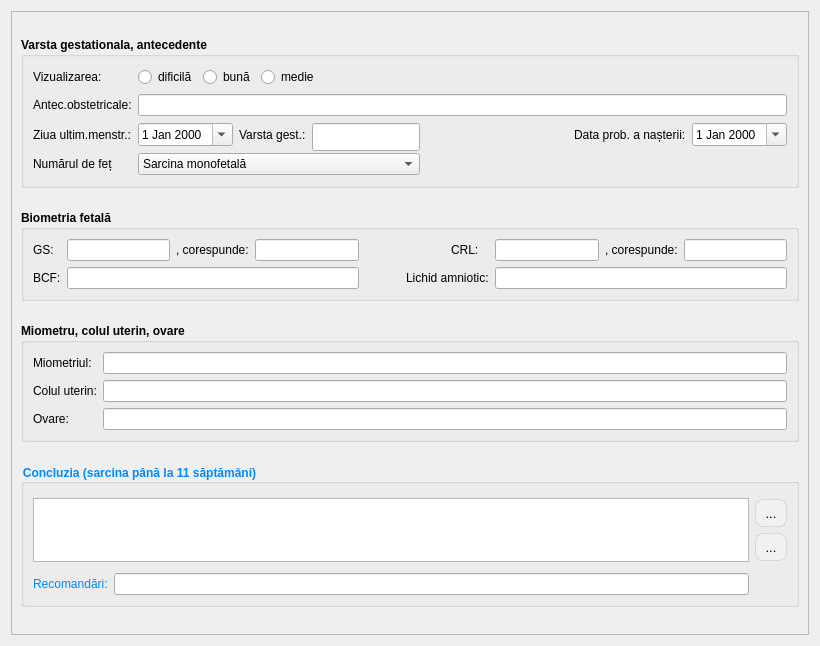
<?xml version="1.0" encoding="UTF-8"?>
<ui version="4.0">
 <class>ReportPageGestation0</class>
 <widget class="QWidget" name="ReportPageGestation0">
  <property name="geometry">
   <rect>
    <x>0</x>
    <y>0</y>
    <width>820</width>
    <height>646</height>
   </rect>
  </property>
  <property name="windowTitle">
   <string>Form</string>
  </property>
  <layout class="QGridLayout" name="gridLayout_33">
   <item row="0" column="0">
    <widget class="QScrollArea" name="scrollArea_gestation0">
     <property name="widgetResizable">
      <bool>true</bool>
     </property>
     <widget class="QWidget" name="scrollAreaWidgetContents_gestation0">
      <property name="geometry">
       <rect>
        <x>0</x>
        <y>0</y>
        <width>800</width>
        <height>626</height>
       </rect>
      </property>
      <layout class="QGridLayout" name="gridLayout_40">
       <item row="2" column="0">
        <widget class="QGroupBox" name="groupBox_23">
         <property name="sizePolicy">
          <sizepolicy hsizetype="Preferred" vsizetype="Fixed">
           <horstretch>0</horstretch>
           <verstretch>0</verstretch>
          </sizepolicy>
         </property>
         <property name="font">
          <font>
           <family>Segoe UI</family>
           <bold>true</bold>
          </font>
         </property>
         <property name="title">
          <string>Miometru, colul uterin, ovare</string>
         </property>
         <layout class="QGridLayout" name="gridLayout_38">
          <item row="2" column="0">
           <widget class="QLabel" name="label_96">
            <property name="font">
             <font>
              <family>Segoe UI</family>
              <bold>false</bold>
             </font>
            </property>
            <property name="text">
             <string>Ovare:</string>
            </property>
           </widget>
          </item>
          <item row="0" column="0">
           <widget class="QLabel" name="label_94">
            <property name="font">
             <font>
              <family>Segoe UI</family>
              <bold>false</bold>
             </font>
            </property>
            <property name="text">
             <string>Miometriul:</string>
            </property>
           </widget>
          </item>
          <item row="1" column="0">
           <widget class="QLabel" name="label_95">
            <property name="font">
             <font>
              <family>Segoe UI</family>
              <bold>false</bold>
             </font>
            </property>
            <property name="text">
             <string>Colul uterin:</string>
            </property>
           </widget>
          </item>
          <item row="1" column="2">
           <widget class="QLineEdit" name="gestation0_cervix">
            <property name="font">
             <font>
              <family>Segoe UI</family>
              <bold>false</bold>
             </font>
            </property>
           </widget>
          </item>
          <item row="0" column="2">
           <widget class="QLineEdit" name="gestation0_miometer">
            <property name="font">
             <font>
              <family>Segoe UI</family>
              <bold>false</bold>
             </font>
            </property>
           </widget>
          </item>
          <item row="2" column="2">
           <widget class="QLineEdit" name="gestation0_ovary">
            <property name="font">
             <font>
              <family>Segoe UI</family>
              <bold>false</bold>
             </font>
            </property>
           </widget>
          </item>
         </layout>
        </widget>
       </item>
       <item row="1" column="0">
        <widget class="QGroupBox" name="groupBox_22">
         <property name="sizePolicy">
          <sizepolicy hsizetype="Expanding" vsizetype="Fixed">
           <horstretch>0</horstretch>
           <verstretch>0</verstretch>
          </sizepolicy>
         </property>
         <property name="font">
          <font>
           <family>Segoe UI</family>
           <bold>true</bold>
          </font>
         </property>
         <property name="title">
          <string>Biometria fetală</string>
         </property>
         <layout class="QGridLayout" name="gridLayout_39">
          <item row="0" column="0">
           <widget class="QLabel" name="label_90">
            <property name="font">
             <font>
              <family>Segoe UI</family>
              <bold>false</bold>
             </font>
            </property>
            <property name="text">
             <string>GS:</string>
            </property>
           </widget>
          </item>
          <item row="0" column="10">
           <widget class="QLineEdit" name="gestation0_CRL_age">
            <property name="font">
             <font>
              <family>Segoe UI</family>
              <bold>false</bold>
             </font>
            </property>
           </widget>
          </item>
          <item row="0" column="2">
           <widget class="QLineEdit" name="gestation0_GS_dimens">
            <property name="font">
             <font>
              <family>Segoe UI</family>
              <bold>false</bold>
             </font>
            </property>
           </widget>
          </item>
          <item row="0" column="3">
           <widget class="QLabel" name="label_91">
            <property name="font">
             <font>
              <family>Segoe UI</family>
              <bold>false</bold>
             </font>
            </property>
            <property name="text">
             <string>, corespunde:</string>
            </property>
           </widget>
          </item>
          <item row="0" column="8">
           <widget class="QLineEdit" name="gestation0_CRL_dimens">
            <property name="font">
             <font>
              <family>Segoe UI</family>
              <bold>false</bold>
             </font>
            </property>
           </widget>
          </item>
          <item row="0" column="7">
           <widget class="QLabel" name="label_92">
            <property name="font">
             <font>
              <family>Segoe UI</family>
              <bold>false</bold>
             </font>
            </property>
            <property name="text">
             <string>CRL:</string>
            </property>
           </widget>
          </item>
          <item row="1" column="6" colspan="2">
           <widget class="QLabel" name="label_89">
            <property name="font">
             <font>
              <family>Segoe UI</family>
              <bold>false</bold>
             </font>
            </property>
            <property name="text">
             <string>Lichid amniotic:</string>
            </property>
           </widget>
          </item>
          <item row="1" column="8" colspan="3">
           <widget class="QLineEdit" name="gestation0_liquid_amniotic">
            <property name="font">
             <font>
              <family>Segoe UI</family>
              <bold>false</bold>
             </font>
            </property>
           </widget>
          </item>
          <item row="0" column="4">
           <widget class="QLineEdit" name="gestation0_GS_age">
            <property name="font">
             <font>
              <family>Segoe UI</family>
              <bold>false</bold>
             </font>
            </property>
           </widget>
          </item>
          <item row="1" column="0">
           <widget class="QLabel" name="label_88">
            <property name="font">
             <font>
              <family>Segoe UI</family>
              <bold>false</bold>
             </font>
            </property>
            <property name="text">
             <string>BCF:</string>
            </property>
           </widget>
          </item>
          <item row="0" column="9">
           <widget class="QLabel" name="label_93">
            <property name="font">
             <font>
              <family>Segoe UI</family>
              <bold>false</bold>
             </font>
            </property>
            <property name="text">
             <string>, corespunde:</string>
            </property>
           </widget>
          </item>
          <item row="1" column="5">
           <spacer name="horizontalSpacer_32">
            <property name="orientation">
             <enum>Qt::Orientation::Horizontal</enum>
            </property>
            <property name="sizeHint" stdset="0">
             <size>
              <width>40</width>
              <height>20</height>
             </size>
            </property>
           </spacer>
          </item>
          <item row="0" column="5" colspan="2">
           <spacer name="horizontalSpacer_18">
            <property name="orientation">
             <enum>Qt::Orientation::Horizontal</enum>
            </property>
            <property name="sizeHint" stdset="0">
             <size>
              <width>66</width>
              <height>20</height>
             </size>
            </property>
           </spacer>
          </item>
          <item row="1" column="2" colspan="3">
           <widget class="QLineEdit" name="gestation0_BCF">
            <property name="font">
             <font>
              <family>Segoe UI</family>
              <bold>false</bold>
             </font>
            </property>
           </widget>
          </item>
         </layout>
        </widget>
       </item>
       <item row="0" column="0">
        <widget class="QGroupBox" name="groupBox_21">
         <property name="sizePolicy">
          <sizepolicy hsizetype="Expanding" vsizetype="Fixed">
           <horstretch>0</horstretch>
           <verstretch>0</verstretch>
          </sizepolicy>
         </property>
         <property name="font">
          <font>
           <family>Segoe UI</family>
           <bold>true</bold>
          </font>
         </property>
         <property name="title">
          <string>Varsta gestationala, antecedente</string>
         </property>
         <layout class="QGridLayout" name="gridLayout_36">
          <item row="3" column="10">
           <widget class="QDateEdit" name="gestation0_probableDateBirth">
            <property name="font">
             <font>
              <family>Segoe UI</family>
              <bold>false</bold>
             </font>
            </property>
            <property name="calendarPopup">
             <bool>true</bool>
            </property>
           </widget>
          </item>
          <item row="3" column="0">
           <widget class="QLabel" name="label_173">
            <property name="font">
             <font>
              <family>Segoe UI</family>
              <bold>false</bold>
             </font>
            </property>
            <property name="text">
             <string>Ziua ultim.menstr.:</string>
            </property>
           </widget>
          </item>
          <item row="3" column="5" colspan="3">
           <widget class="QLineEdit" name="gestation0_gestation">
            <property name="sizePolicy">
             <sizepolicy hsizetype="Expanding" vsizetype="Ignored">
              <horstretch>0</horstretch>
              <verstretch>0</verstretch>
             </sizepolicy>
            </property>
            <property name="minimumSize">
             <size>
              <width>0</width>
              <height>28</height>
             </size>
            </property>
            <property name="font">
             <font>
              <family>Segoe UI</family>
              <bold>false</bold>
             </font>
            </property>
           </widget>
          </item>
          <item row="1" column="0">
           <widget class="QLabel" name="label_86">
            <property name="font">
             <font>
              <family>Segoe UI</family>
              <bold>false</bold>
             </font>
            </property>
            <property name="text">
             <string>Antec.obstetricale:</string>
            </property>
           </widget>
          </item>
          <item row="3" column="4">
           <widget class="QLabel" name="label_87">
            <property name="sizePolicy">
             <sizepolicy hsizetype="Preferred" vsizetype="Preferred">
              <horstretch>0</horstretch>
              <verstretch>0</verstretch>
             </sizepolicy>
            </property>
            <property name="font">
             <font>
              <family>Segoe UI</family>
              <bold>false</bold>
             </font>
            </property>
            <property name="text">
             <string>Varsta gest.:</string>
            </property>
           </widget>
          </item>
          <item row="0" column="0">
           <widget class="QLabel" name="label_97">
            <property name="font">
             <font>
              <family>Segoe UI</family>
              <bold>false</bold>
             </font>
            </property>
            <property name="text">
             <string>Vizualizarea:</string>
            </property>
           </widget>
          </item>
          <item row="3" column="9">
           <widget class="QLabel" name="label_164">
            <property name="font">
             <font>
              <family>Segoe UI</family>
              <bold>false</bold>
             </font>
            </property>
            <property name="text">
             <string>Data prob. a nașterii:</string>
            </property>
           </widget>
          </item>
          <item row="3" column="3">
           <widget class="QDateEdit" name="gestation0_LMP">
            <property name="font">
             <font>
              <family>Segoe UI</family>
              <bold>false</bold>
             </font>
            </property>
            <property name="calendarPopup">
             <bool>true</bool>
            </property>
           </widget>
          </item>
          <item row="3" column="8">
           <spacer name="horizontalSpacer_14">
            <property name="orientation">
             <enum>Qt::Orientation::Horizontal</enum>
            </property>
            <property name="sizeHint" stdset="0">
             <size>
              <width>40</width>
              <height>20</height>
             </size>
            </property>
           </spacer>
          </item>
          <item row="4" column="0">
           <widget class="QLabel" name="label">
            <property name="font">
             <font>
              <family>Segoe UI</family>
              <bold>false</bold>
             </font>
            </property>
            <property name="text">
             <string>Numărul de feț</string>
            </property>
           </widget>
          </item>
          <item row="1" column="3" colspan="8">
           <widget class="QLineEdit" name="gestation0_antecedent">
            <property name="minimumSize">
             <size>
              <width>0</width>
              <height>0</height>
             </size>
            </property>
            <property name="font">
             <font>
              <family>Segoe UI</family>
              <bold>false</bold>
             </font>
            </property>
           </widget>
          </item>
          <item row="0" column="3" colspan="8">
           <layout class="QHBoxLayout" name="horizontalLayout">
            <item>
             <widget class="QRadioButton" name="gestation0_view_difficult">
              <property name="minimumSize">
               <size>
                <width>0</width>
                <height>0</height>
               </size>
              </property>
              <property name="font">
               <font>
                <family>Segoe UI</family>
                <bold>false</bold>
               </font>
              </property>
              <property name="text">
               <string>dificilă</string>
              </property>
             </widget>
            </item>
            <item>
             <widget class="QRadioButton" name="gestation0_view_good">
              <property name="minimumSize">
               <size>
                <width>0</width>
                <height>0</height>
               </size>
              </property>
              <property name="font">
               <font>
                <family>Segoe UI</family>
                <bold>false</bold>
               </font>
              </property>
              <property name="text">
               <string>bună</string>
              </property>
             </widget>
            </item>
            <item>
             <widget class="QRadioButton" name="gestation0_view_medium">
              <property name="minimumSize">
               <size>
                <width>0</width>
                <height>0</height>
               </size>
              </property>
              <property name="font">
               <font>
                <family>Segoe UI</family>
                <bold>false</bold>
               </font>
              </property>
              <property name="text">
               <string>medie</string>
              </property>
             </widget>
            </item>
            <item>
             <spacer name="horizontalSpacer">
              <property name="orientation">
               <enum>Qt::Orientation::Horizontal</enum>
              </property>
              <property name="sizeHint" stdset="0">
               <size>
                <width>40</width>
                <height>20</height>
               </size>
              </property>
             </spacer>
            </item>
           </layout>
          </item>
          <item row="4" column="3" colspan="5">
           <widget class="QComboBox" name="comboMultiplePregnancy">
            <property name="sizePolicy">
             <sizepolicy hsizetype="Expanding" vsizetype="Fixed">
              <horstretch>0</horstretch>
              <verstretch>0</verstretch>
             </sizepolicy>
            </property>
            <property name="font">
             <font>
              <family>Segoe UI</family>
              <bold>false</bold>
             </font>
            </property>
            <item>
             <property name="text">
              <string>Sarcina monofetală</string>
             </property>
            </item>
            <item>
             <property name="text">
              <string>Sarcina gemelară</string>
             </property>
            </item>
            <item>
             <property name="text">
              <string>Sarcina trifetală</string>
             </property>
            </item>
            <item>
             <property name="text">
              <string>Sarcina tetrafetală</string>
             </property>
            </item>
           </widget>
          </item>
         </layout>
        </widget>
       </item>
       <item row="3" column="0">
        <widget class="QGroupBox" name="groupBox_24">
         <property name="sizePolicy">
          <sizepolicy hsizetype="Preferred" vsizetype="Fixed">
           <horstretch>0</horstretch>
           <verstretch>0</verstretch>
          </sizepolicy>
         </property>
         <property name="font">
          <font>
           <family>Cantarell</family>
           <bold>true</bold>
          </font>
         </property>
         <property name="styleSheet">
          <string notr="true">color: rgb(0, 137, 255);</string>
         </property>
         <property name="title">
          <string>Concluzia (sarcina până la 11 săptămâni)</string>
         </property>
         <layout class="QGridLayout" name="gridLayout_37">
          <item row="4" column="2">
           <spacer name="verticalSpacer_12">
            <property name="orientation">
             <enum>Qt::Orientation::Vertical</enum>
            </property>
            <property name="sizeHint" stdset="0">
             <size>
              <width>20</width>
              <height>21</height>
             </size>
            </property>
           </spacer>
          </item>
          <item row="0" column="0" rowspan="4" colspan="2">
           <widget class="QPlainTextEdit" name="gestation0_concluzion">
            <property name="sizePolicy">
             <sizepolicy hsizetype="Expanding" vsizetype="Fixed">
              <horstretch>0</horstretch>
              <verstretch>0</verstretch>
             </sizepolicy>
            </property>
            <property name="maximumSize">
             <size>
              <width>16777215</width>
              <height>64</height>
             </size>
            </property>
           </widget>
          </item>
          <item row="4" column="1">
           <widget class="LineEditCustom" name="gestation0_recommendation"/>
          </item>
          <item row="4" column="0">
           <widget class="QLabel" name="label_98">
            <property name="text">
             <string>Recomandări:</string>
            </property>
           </widget>
          </item>
          <item row="1" column="2">
           <widget class="QToolButton" name="btn_template_gestation0">
            <property name="styleSheet">
             <string notr="true">QToolButton
{
border: 1px solid rgba(0, 0, 0, 0.1);
border-radius: 8px;
background-color: #f1f1f1;
color: #000000;
font-size: 13px;
padding: 4px 4px;
}
QToolButton:hover
{
background-color: #e0e0e0;
}
QToolButton:pressed
{
background-color: #d0d0d0;
}</string>
            </property>
            <property name="text">
             <string>...</string>
            </property>
            <property name="icon">
             <iconset resource="../../resources/resource.qrc">
              <normaloff>:/img/actions/select.png</normaloff>:/img/actions/select.png</iconset>
            </property>
           </widget>
          </item>
          <item row="2" column="2">
           <widget class="QToolButton" name="btn_add_template_gestation0">
            <property name="styleSheet">
             <string notr="true">QToolButton
{
border: 1px solid rgba(0, 0, 0, 0.1);
border-radius: 8px;
background-color: #f1f1f1;
color: #000000;
font-size: 13px;
padding: 4px 4px;
}
QToolButton:hover
{
background-color: #e0e0e0;
}
QToolButton:pressed
{
background-color: #d0d0d0;
}</string>
            </property>
            <property name="text">
             <string>...</string>
            </property>
            <property name="icon">
             <iconset resource="../../resources/resource.qrc">
              <normaloff>:/img/toolBar/add.png</normaloff>:/img/toolBar/add.png</iconset>
            </property>
           </widget>
          </item>
         </layout>
        </widget>
       </item>
      </layout>
     </widget>
    </widget>
   </item>
  </layout>
 </widget>
 <customwidgets>
  <customwidget>
   <class>LineEditCustom</class>
   <extends>QLineEdit</extends>
   <header>customs/lineeditcustom.h</header>
  </customwidget>
 </customwidgets>
 <tabstops>
  <tabstop>gestation0_antecedent</tabstop>
  <tabstop>gestation0_LMP</tabstop>
  <tabstop>gestation0_gestation</tabstop>
  <tabstop>gestation0_probableDateBirth</tabstop>
  <tabstop>comboMultiplePregnancy</tabstop>
  <tabstop>gestation0_GS_dimens</tabstop>
  <tabstop>gestation0_GS_age</tabstop>
  <tabstop>gestation0_CRL_dimens</tabstop>
  <tabstop>gestation0_CRL_age</tabstop>
  <tabstop>gestation0_BCF</tabstop>
  <tabstop>gestation0_liquid_amniotic</tabstop>
  <tabstop>gestation0_miometer</tabstop>
  <tabstop>gestation0_cervix</tabstop>
  <tabstop>gestation0_ovary</tabstop>
  <tabstop>gestation0_concluzion</tabstop>
  <tabstop>gestation0_recommendation</tabstop>
  <tabstop>gestation0_view_difficult</tabstop>
  <tabstop>gestation0_view_good</tabstop>
  <tabstop>gestation0_view_medium</tabstop>
  <tabstop>btn_template_gestation0</tabstop>
  <tabstop>btn_add_template_gestation0</tabstop>
  <tabstop>scrollArea_gestation0</tabstop>
 </tabstops>
 <resources>
  <include location="../../resources/resource.qrc"/>
 </resources>
 <connections/>
</ui>
